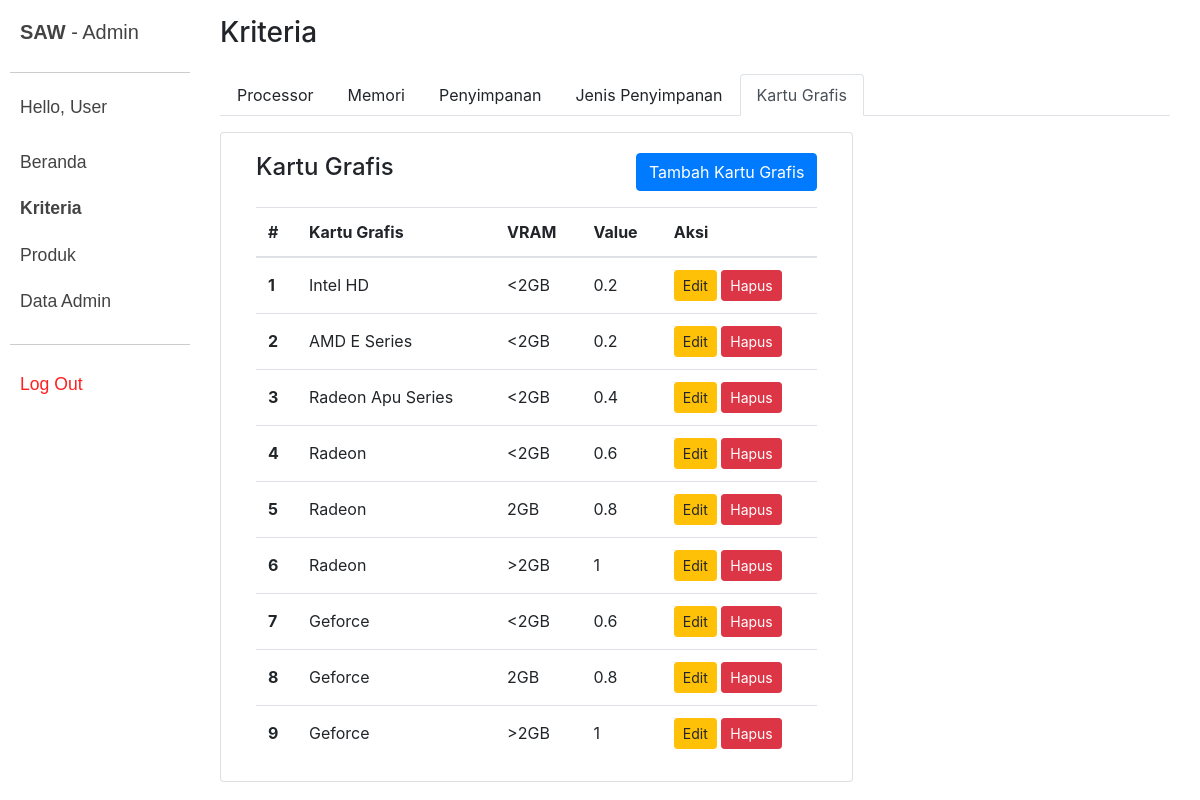
The page /admin/index?m=kriteria&sm=kartugrafis (signed in) on the database its author committed.
### tables this page shows
CREATE TABLE `tb_kartugrafis` (
  `id_kartugrafis` int(3) NOT NULL,
  `kartugrafis` varchar(20) NOT NULL,
  `vram` varchar(10) NOT NULL,
  `value` float NOT NULL
);

### includes/config.php (called while the page is built)
<?php
$config["server"]='localhost';
$config["username"]='root';
$config["password"]='';
$config["database_name"]='spk_laptop';
?>

### includes/functions.php (called while the page is built, shortened)
<?php
include 'config.php';
include 'db.php';
$db = new DB($config['server'], $config['username'], $config['password'], $config['database_name']);

### includes/db.php (called while the page is built, shortened)
<?php
class DB{
    var $conn = null;
    public function __construct($host, $username, $passwd, $dbname){
        $this->conn = mysqli_connect($host, $username, $passwd, $dbname);
    }
    public function query($sql){
        $query = mysqli_query($this->conn, $sql) or die('<pre>Error mysqli_query: ' . mysqli_error($this->conn) . '<br />' . $sql . '</pre>');
        return $query;
    }
    public function get_results($sql){
        $query = $this->query($sql);
        $arr = array();
        while($row = mysqli_fetch_object($query)){
            $arr[] = $row;
        }
        return $arr;
    }
}

### admin/kartugrafis.php (the view)
<div class="card col-md-8 mb-3">
	<div class="card-body">
		<div class="d-flex justify-content-between mb-3">
			<h4>Kartu Grafis</h4>
			<a href="index?m=kartugrafis_tambah" class="btn btn-primary">Tambah Kartu Grafis</a>
		</div>
		<table class="table table-hover mb-0">
		  <thead>
		    <tr>
		      <th scope="col">#</th>
		      <th scope="col">Kartu Grafis</th>
		      <th scope="col">VRAM</th>
		      <th scope="col">Value</th>
		      <th scope="col">Aksi</th>
		    </tr>
		  </thead>
		  <tbody>
		    <?php
	        $rows = $db->get_results("SELECT * FROM tb_kartugrafis ORDER BY id_kartugrafis");
	        $hitung=$db->get_results("SELECT count(id_kartugrafis) AS hasil FROM tb_kartugrafis ORDER BY id_kartugrafis");
			$hitung=json_decode(json_encode($hitung),true);
			$hasil=$hitung[0]["hasil"];?>
	        <?php if ($hasil < 1):?>
		        <tr>
		        	<td colspan="4"><center>Tidak Ada Data</center></td>
		        </tr>
	        <?php else: ?>
		        <?php foreach($rows as $row):?>
		        <tr>
		        	<th scope="col" class="align-middle"><?= ++$i ?></th>
		            <td class="align-middle"><?=$row->kartugrafis?></td>
		            <td class="align-middle"><?=$row->vram?></td>
		            <td class="align-middle"><?=$row->value?></td>
		            <td class="nw">
		                <a class="btn btn-sm btn-warning" href="?m=kartugrafis_edit&ID=<?=$row->id_kartugrafis?>">Edit</a>
		                <a class="btn btn-sm btn-danger" href="aksi?act=kartugrafis_hapus&ID=<?=$row->id_kartugrafis?>" onclick="return confirm('Hapus data?')">Hapus</a>
		            </td>
		        </tr>
		        <?php endforeach; ?>
			<?php endif; ?>
		  </tbody>
		</table>
	</div>
</div>

### css/style.css (style rules this page uses)
html { scroll-behavior: smooth; }
body { background: #ffffff; }
a, a:hover, a:focus { color: inherit; text-decoration: none; transition: all 0.3s; }

### rows shown on the page
tb_kartugrafis: kartugrafis "Intel HD", vram "<2GB", value "0.2"
tb_kartugrafis: kartugrafis "AMD E Series", vram "<2GB", value "0.2"
tb_kartugrafis: kartugrafis "Radeon Apu Series", vram "<2GB", value "0.4"
tb_kartugrafis: kartugrafis "Radeon", vram "<2GB", value "0.6"
tb_kartugrafis: kartugrafis "Radeon", vram "2GB", value "0.8"
tb_kartugrafis: kartugrafis "Radeon", vram ">2GB", value "1"
tb_kartugrafis: kartugrafis "Geforce", vram "<2GB", value "0.6"
tb_kartugrafis: kartugrafis "Geforce", vram "2GB", value "0.8"
tb_kartugrafis: kartugrafis "Geforce", vram ">2GB", value "1"

### other values the page prints
$_SESSION["login"] "User"
